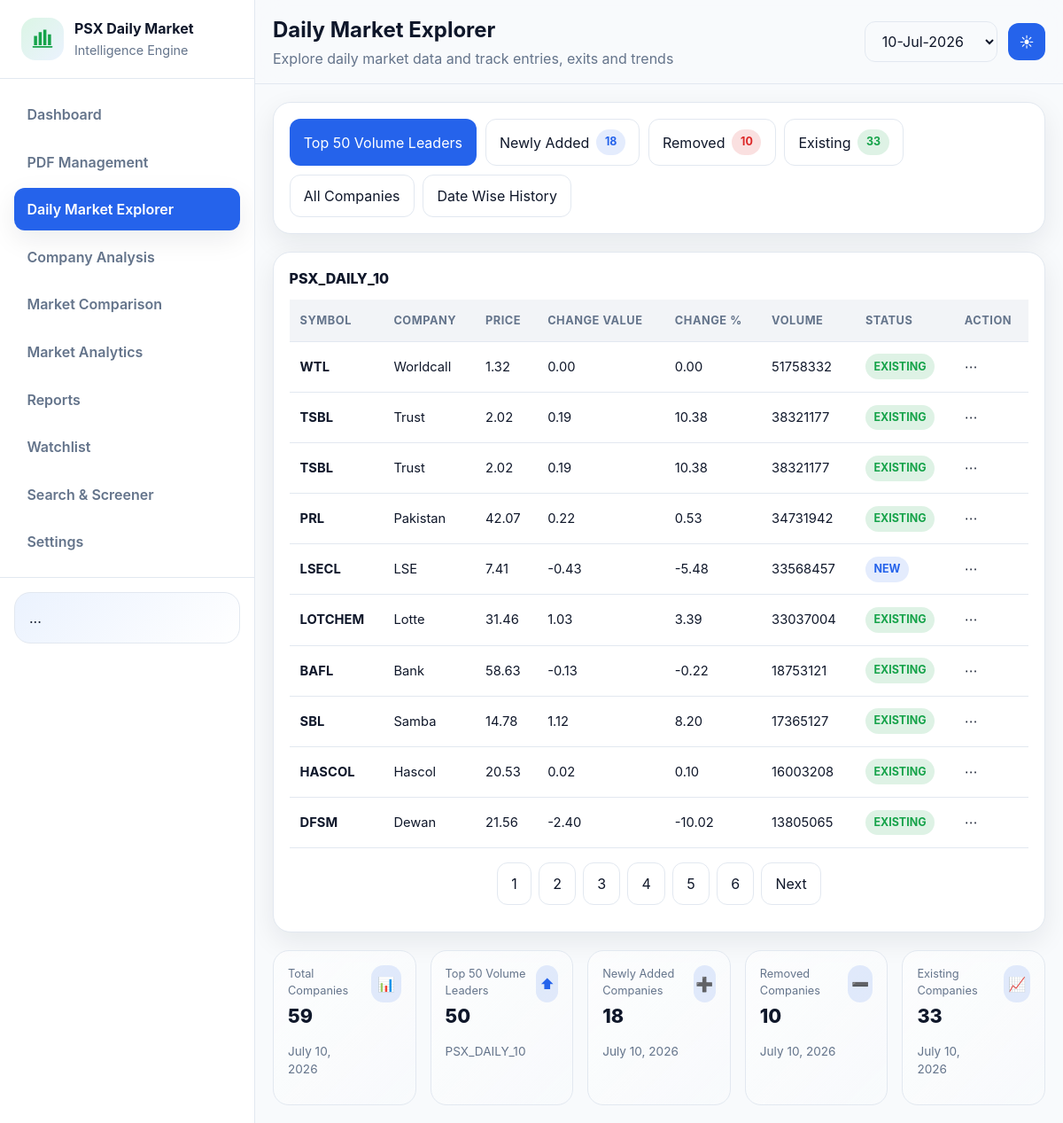
Page /pages/daily-market-explorer/ on the committed database.
### scraper/models.py (models this page shows, shortened)
class PDFDocument(models.Model):
    name = models.CharField(max_length=255)
    file = models.FileField(upload_to="pdfs/")
    uploaded_at = models.DateTimeField(auto_now_add=True)
    report_date = models.DateField(null=True, blank=True)
    report_time = models.TimeField(null=True, blank=True)
    is_processed = models.BooleanField(default=False)
    processing_error = models.TextField(null=True, blank=True)
    processed_at = models.DateTimeField(null=True, blank=True)
    file_hash = models.CharField(max_length=64, null=True, blank=True)
    class Meta:
        indexes = [models.Index(fields=["report_date", "report_time"])]

class ExtractedCompanyRecord(models.Model):
    pdf_document = models.ForeignKey(
        PDFDocument,
        on_delete=models.CASCADE,
        related_name="extracted_companies",
    )
    company_name = models.CharField(max_length=255)
    symbol = models.CharField(max_length=50, blank=True)
    price = models.DecimalField(max_digits=12, decimal_places=2, null=True, blank=True)
    change_value = models.DecimalField(max_digits=12, decimal_places=2, null=True, blank=True)
    change_percent = models.DecimalField(max_digits=12, decimal_places=2, null=True, blank=True)
    volume = models.PositiveIntegerField(null=True, blank=True)
    created_at = models.DateTimeField(auto_now_add=True)
    class Meta:
        ordering = ["company_name"]

### pdfs/views.py (the view, shortened to what this page needs)
# urls.py: path("pages/daily-market-explorer/", daily_market_explorer, name="daily-market-explorer"),
def daily_market_explorer(request):
    latest_pdf = _get_latest_pdf_for_date()
    requested_date = request.GET.get("date") or request.GET.get("report_date") or request.GET.get("selected_date")
    selected_date = _parse_report_date(requested_date)
    selected_pdf = _get_latest_pdf_for_date(selected_date) if selected_date else None
    if selected_pdf is None:
        selected_pdf = latest_pdf
    if selected_pdf is not None:
        selected_date = selected_pdf.report_date
    else:
        selected_date = None
    available_dates = list(
        PDFDocument.objects.filter(report_date__isnull=False)
        .values_list("report_date", flat=True)
        .order_by("-report_date")
        .distinct()
    )
    selected_status = (request.GET.get("status") or request.GET.get("filter") or "all").lower()
    page_number = request.GET.get("page", 1)
    if selected_pdf is None:
        companies = []
        comparison_results = []
        total_companies = 0
        top50_count = 0
        new_count = 0
        removed_count = 0
        existing_count = 0
        page_obj = None
        paginator = None
        is_paginated = False
        filter_querystring = ""
    else:
        comparison_results = _build_comparison_results(selected_pdf)
        comparison_lookup = {row["symbol"]: row for row in comparison_results}
        current_records = list(
            selected_pdf.extracted_companies.only(
                "id",
                "pdf_document_id",
                "company_name",
                "symbol",
                "price",
                "change_value",
                "change_percent",
                "volume",
            ).order_by("-volume", "company_name")
        )
        current_lookup = {record.symbol: record for record in current_records}
        previous_pdf = _get_previous_pdf(selected_pdf)
        previous_records = []
        previous_lookup = {}
        if previous_pdf is not None:
            previous_records = list(
                previous_pdf.extracted_companies.only(
                    "id",
                    "pdf_document_id",
                    "company_name",
                    "symbol",
                    "price",
                    "change_value",
                    "change_percent",
                    "volume",
                ).order_by("-volume", "company_name")
            )
            previous_lookup = {record.symbol: record for record in previous_records}
        if selected_status == "top50":
            filtered_records = current_records[:50]
        else:
            filtered_records = [
                {
                    "company_name": record.company_name,
                    "symbol": record.symbol,
                    "price": record.price,
                    "change_value": record.change_value,
                    "change_percent": record.change_percent,
                    "volume": record.volume,
                    "status": comparison_lookup.get(record.symbol, {}).get("status", ""),
                }
                for record in current_records
            ]
        paginator = Paginator(filtered_records, 10)
        page_obj = paginator.get_page(page_number)
        companies = list(page_obj.object_list)
        total_companies = len(current_records)
        top50_count = min(total_companies, 50)
        new_count = sum(1 for row in comparison_results if row["status"] == "NEW")
        removed_count = sum(1 for row in comparison_results if row["status"] == "REMOVED")
        existing_count = sum(1 for row in comparison_results if row["status"] == "EXISTING")
        is_paginated = paginator.num_pages > 1
        query_params = []
        if selected_date is not None:
            query_params.append(f"date={selected_date.strftime('%Y-%m-%d')}")
        if selected_status and selected_status != "all":
            query_params.append(f"status={selected_status}")
        filter_querystring = "&" + "&".join(query_params) if query_params else ""
    context = {
        "latest_pdf": latest_pdf,
        "selected_pdf": selected_pdf,
        "selected_date": selected_date,
        "available_dates": available_dates,
        "selected_status": selected_status,
        "companies": companies,
        "page_obj": page_obj,
        "is_paginated": is_paginated,
        "paginator": paginator,
        "filter_querystring": filter_querystring,
        "comparison_results": comparison_results,
        "total_companies": total_companies,
        "top50_count": top50_count,
        "new_count": new_count,
        "removed_count": removed_count,
        "existing_count": existing_count,
    }
    return render(request, "pages/daily-market-explorer.html", context)

### pdfs/views.py (called while the page is built, shortened)
def _parse_report_date(raw_value):
    if not raw_value:
        return None

def _get_latest_pdf_for_date(report_date=None):
    queryset = PDFDocument.objects.filter(report_date__isnull=False).prefetch_related("extracted_companies")
    if report_date is not None:
        queryset = queryset.filter(report_date=report_date)
    return queryset.order_by("-report_date", "-uploaded_at").first()

def _get_previous_pdf(current_pdf):
    return (
        PDFDocument.objects.filter(report_date__lt=current_pdf.report_date)
        .prefetch_related("extracted_companies")
        .order_by("-report_date", "-uploaded_at")
        .first()
    )

def _build_comparison_results(current_pdf):
    stored_results = (
        ComparisonResult.objects.filter(current_pdf=current_pdf)
        .select_related("previous_pdf", "current_pdf")
        .only(
            "id",
            "previous_pdf_id",
            "current_pdf_id",
            "symbol",
            "company_name",
            "status",
            "previous_price",
            "current_price",
        )
        .order_by("status", "company_name")
    )
    if stored_results.exists():
        return list(stored_results.values("symbol", "company_name", "status", "previous_price", "current_price"))

### templates/pages/daily-market-explorer.html (shortened to what this page needs)
{% load static %}
<!DOCTYPE html>
<html lang="en">
  <head>
    <link rel="stylesheet" href="{% static 'css/styles.css' %}" />
  </head>
  <body>
    <div class="app-shell">
      <aside class="sidebar">
        <div class="sidebar-header">
          <div class="sidebar-logo" aria-hidden="true">
            <svg viewBox="0 0 32 32" width="28" height="28" fill="currentColor">
              <path d="M5 24V12h4v12H5Zm6 0V7h4v17h-4Zm6 0V4h4v20h-4Zm6 0V10h4v14h-4Z" />
              <path d="M4 26h24" stroke="currentColor" stroke-width="2" stroke-linecap="round" />
            </svg>
          </div>
          <div class="sidebar-brand">
            <strong>PSX Daily Market</strong>
            <span>Intelligence Engine</span>
          </div>
        </div>
        <nav class="nav-list" aria-label="Primary navigation">
          <a class="nav-link" href="{% url 'home' %}">Dashboard</a>
          <a class="nav-link" href="{% url 'pdf-management' %}">PDF Management</a>
          <a class="nav-link active" href="{% url 'daily-market-explorer' %}">Daily Market Explorer</a>
          <a class="nav-link" href="{% url 'company-analysis' %}">Company Analysis</a>
          <a class="nav-link" href="{% url 'market-comparison' %}">Market Comparison</a>
          <a class="nav-link" href="{% url 'market-analytics' %}">Market Analytics</a>
          <a class="nav-link" href="{% url 'reports' %}">Reports</a>
          <a class="nav-link" href="{% url 'watchlist' %}">Watchlist</a>
          <a class="nav-link" href="{% url 'search-screener' %}">Search &amp; Screener</a>
          <a class="nav-link" href="{% url 'settings' %}">Settings</a>
        </nav>
        <div class="sidebar-footer"><div class="help-card">...</div></div>
      </aside>
      <div class="main-area">
        <header class="topbar">
          <div>
            <h1>Daily Market Explorer</h1>
            <p>Explore daily market data and track entries, exits and trends</p>
          </div>
          <div class="topbar-actions">
            <form method="get" style="display:inline-flex; align-items:center; gap:0.5rem;">
              <select name="date" class="outline-button" onchange="this.form.submit()">
                {% for available_date in available_dates %}
                  <option value="{{ available_date|date:'Y-m-d' }}" {% if selected_date == available_date %}selected{% endif %}>{{ available_date|date:'d-M-Y' }}</option>
                {% endfor %}
              </select>
            </form>
            <button class="icon-button" data-theme-toggle>☀</button>
          </div>
        </header>
        <main class="content">
          <section class="card">
            <div class="section-row">
              <a class="button" href="{% url 'daily-market-explorer' %}?status=top50{% if selected_date %}&date={{ selected_date|date:'Y-m-d' }}{% endif %}">Top 50 Volume Leaders</a>
              <a class="outline-button" href="{% url 'daily-market-explorer' %}?status=new{% if selected_date %}&date={{ selected_date|date:'Y-m-d' }}{% endif %}">Newly Added <span class="badge primary">{{ new_count }}</span></a>
              <a class="outline-button" href="{% url 'daily-market-explorer' %}?status=removed{% if selected_date %}&date={{ selected_date|date:'Y-m-d' }}{% endif %}">Removed <span class="badge danger">{{ removed_count }}</span></a>
              <a class="outline-button" href="{% url 'daily-market-explorer' %}?status=existing{% if selected_date %}&date={{ selected_date|date:'Y-m-d' }}{% endif %}">Existing <span class="badge success">{{ existing_count }}</span></a>
              <a class="outline-button" href="{% url 'daily-market-explorer' %}{% if selected_date %}?date={{ selected_date|date:'Y-m-d' }}{% endif %}">All Companies</a>
              <a class="outline-button" href="{% url 'daily-market-explorer' %}?status=top50{% if selected_date %}&date={{ selected_date|date:'Y-m-d' }}{% endif %}">Date Wise History</a>
            </div>
          </section>
          <section class="card table-card">
            <div class="card-header"><h2 class="card-title">{{ selected_pdf.name|default:'No PDF Selected' }}</h2></div>
            <table>
              <thead>
                <tr><th>Symbol</th><th>Company</th><th>Price</th><th>Change Value</th><th>Change %</th><th>Volume</th><th>Status</th><th>Action</th></tr>
              </thead>
              <tbody>
                {% if companies %}
                  {% for company in companies %}
                    <tr>
                      <td><strong>{{ company.symbol }}</strong></td>
                      <td>{{ company.company_name }}</td>
                      <td>{% if company.price is not None %}{{ company.price }}{% else %}-{% endif %}</td>
                      <td>{% if company.change_value is not None %}{{ company.change_value }}{% else %}-{% endif %}</td>
                      <td>{% if company.change_percent is not None %}{{ company.change_percent }}{% else %}-{% endif %}</td>
                      <td>{{ company.volume }}</td>
                      <td>
                        {% if company.status == 'NEW' %}
                          <span class="badge primary">NEW</span>
                        {% elif company.status == 'REMOVED' %}
                          <span class="badge danger">REMOVED</span>
                        {% elif company.status == 'EXISTING' %}
                          <span class="badge success">EXISTING</span>
                        {% else %}
                          <span class="badge success">-</span>
                        {% endif %}
                      </td>
                      <td>⋯</td>
                    </tr>
                  {% endfor %}
                {% else %}
                  <tr><td colspan="8">No records found.</td></tr>
                {% endif %}
              </tbody>
            </table>
            {% if is_paginated %}
              <div class="card-header" style="margin-top: 1rem; justify-content: center;">
                <nav aria-label="Pagination">
                  <ul class="pagination" style="display:flex; gap:0.5rem; list-style:none; padding:0; margin:0;">
                    {% for num in paginator.page_range %}
                      <li><a class="outline-button" href="?page={{ num }}{% if selected_date %}&date={{ selected_date|date:'Y-m-d' }}{% endif %}">{{ num }}</a></li>
                    {% endfor %}
                    {% if page_obj.has_next %}
                      <li><a class="outline-button" href="?page={{ page_obj.next_page_number }}{% if selected_date %}&date={{ selected_date|date:'Y-m-d' }}{% endif %}">Next</a></li>
                    {% endif %}
                  </ul>
                </nav>
              </div>
            {% endif %}
          </section>
          <section class="grid grid-5">
            <article class="stat-card"><div><p class="stat-label">Total Companies</p><p class="stat-value">{{ total_companies }}</p><p class="stat-helper">{{ selected_pdf.report_date|default:'No date selected' }}</p></div><div class="stat-icon">📊</div></article>
            <article class="stat-card"><div><p class="stat-label">Top 50 Volume Leaders</p><p class="stat-value">{{ top50_count }}</p><p class="stat-helper">{{ selected_pdf.name|default:'No PDF selected' }}</p></div><div class="stat-icon">⬆</div></article>
            <article class="stat-card"><div><p class="stat-label">Newly Added Companies</p><p class="stat-value">{{ new_count }}</p><p class="stat-helper">{% if selected_pdf %}{{ selected_pdf.report_date }}{% else %}No date selected{% endif %}</p></div><div class="stat-icon">➕</div></article>
            <article class="stat-card"><div><p class="stat-label">Removed Companies</p><p class="stat-value">{{ removed_count }}</p><p class="stat-helper">{% if selected_pdf %}{{ selected_pdf.report_date }}{% else %}No date selected{% endif %}</p></div><div class="stat-icon">➖</div></article>
            <article class="stat-card"><div><p class="stat-label">Existing Companies</p><p class="stat-value">{{ existing_count }}</p><p class="stat-helper">{% if selected_pdf %}{{ selected_pdf.report_date }}{% else %}No date selected{% endif %}</p></div><div class="stat-icon">📈</div></article>
          </section>
        </main>
      </div>
    </div>
  </body>
</html>

### rows in the picture
PDFDocument: date "10-Jul-2026", name "PSX_DAILY_10", report_date "July 10, 2026"
ExtractedCompanyRecord: symbol "WTL", company_name "Worldcall", price "1.32", change_value "0.00", change_percent "0.00"
ExtractedCompanyRecord: symbol "TSBL", company_name "Trust", price "2.02", change_value "0.19", change_percent "10.38"
ExtractedCompanyRecord: symbol "TSBL", company_name "Trust", price "2.02", change_value "0.19", change_percent "10.38"
ExtractedCompanyRecord: symbol "PRL", company_name "Pakistan", price "42.07", change_value "0.22", change_percent "0.53"
ExtractedCompanyRecord: symbol "LSECL", company_name "LSE", price "7.41", change_value "-0.43", change_percent "-5.48"
ExtractedCompanyRecord: symbol "LOTCHEM", company_name "Lotte", price "31.46", change_value "1.03", change_percent "3.39"
ExtractedCompanyRecord: symbol "BAFL", company_name "Bank", price "58.63", change_value "-0.13", change_percent "-0.22"
ExtractedCompanyRecord: symbol "SBL", company_name "Samba", price "14.78", change_value "1.12", change_percent "8.20"
ExtractedCompanyRecord: symbol "HASCOL", company_name "Hascol", price "20.53", change_value "0.02", change_percent "0.10"
ExtractedCompanyRecord: symbol "DFSM", company_name "Dewan", price "21.56", change_value "-2.40", change_percent "-10.02"

### other values in the picture
{{ new_count }} "18"
{{ removed_count }} "10"
{{ existing_count }} "33"
{{ company.volume }} "51758332" "38321177" "38321177" "34731942" "33568457" "33037004" "18753121" "17365127" "16003208" "13805065"
{{ num }} "1" "2" "3" "4" "5" "6"
{{ total_companies }} "59"
{{ top50_count }} "50"
